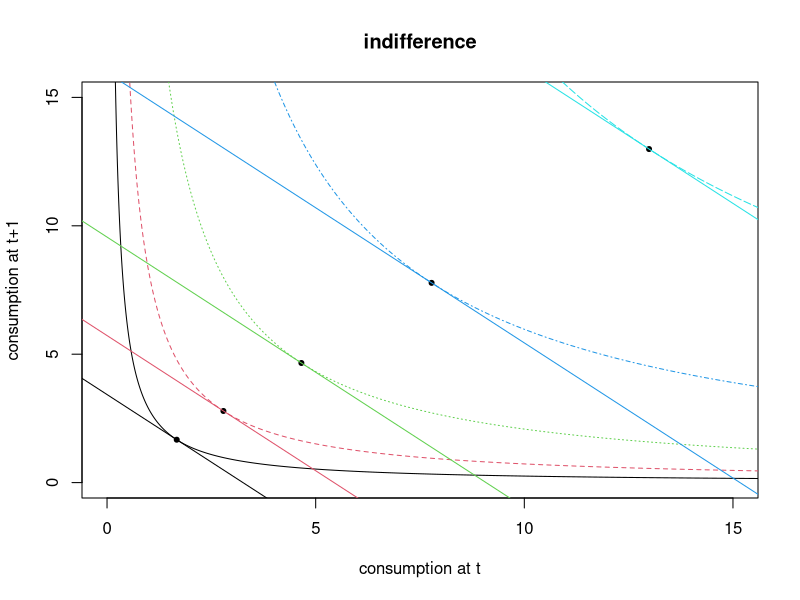

The R source for this figure:
# theory
i <- seq(from=.01,to=100,by=.01)
x <- matrix(rep(i,5),ncol=5)
k <- matrix(rep(1:5,by=.5,each=10000),ncol=5)
b <- .95
y <- exp((1/b)*(k-log(x)))
matplot(x,y, xlim=c(0,15), ylim=c(0,15),type="l"
        , main = "indifference"
        , xlab = "consumption at t"
        , ylab= "consumption at t+1")
# derivative abstract calc
D(expression(exp((1/b)*(k-log(x)))),"x")
fxn <- function(x) {log(x)+.95*log(x)-i}
rootpts <- vector()
# calculate points where ct = ct+1
for (i in 1:5) {rootpts[i] <- uniroot(fxn,c(0,100))$root}
points(rootpts,rootpts,pch=20)
# this is the derivative at rootpt, given the above D() fxn
m <- -(exp((1/b) * (1:5 - log(rootpts))) * ((1/b) * (1/rootpts)))
rootints <- rootpts - m*rootpts
#plotting
for (i in 1:5) {abline(a=rootints[i],b=m[i],col=i)}
#edit check
